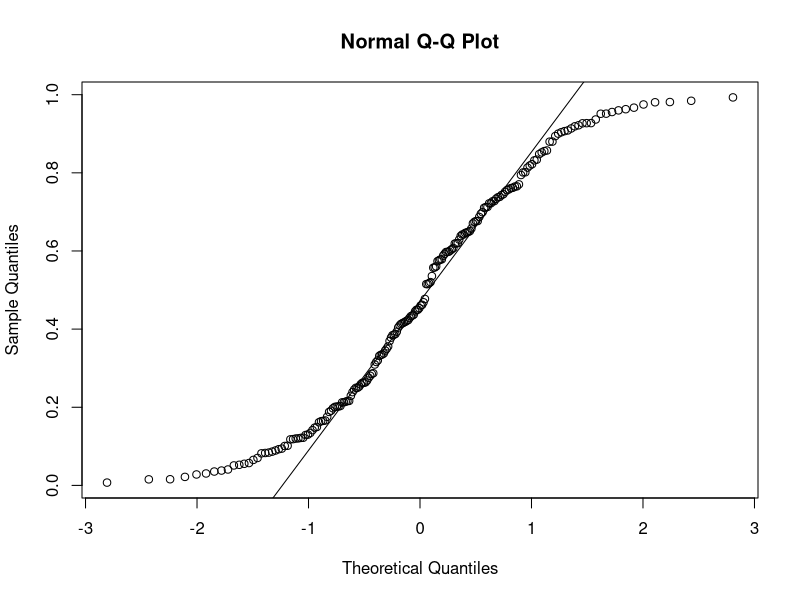
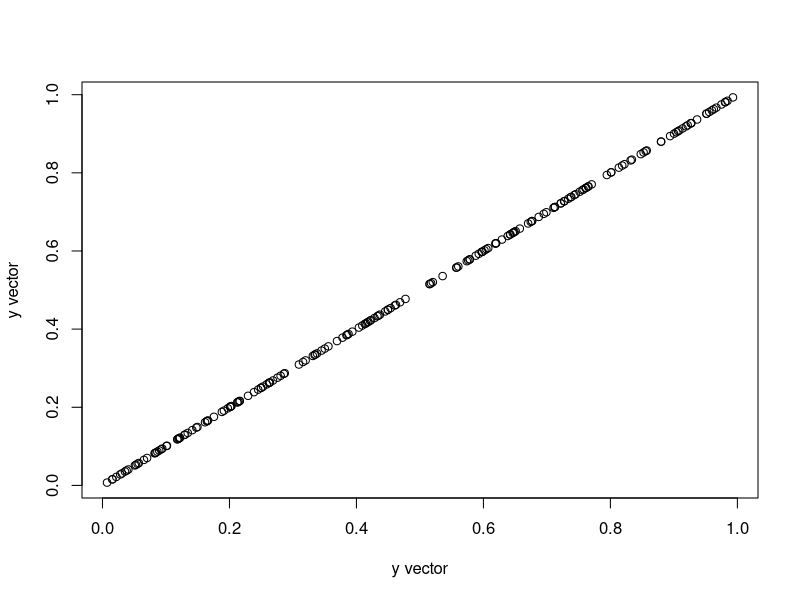
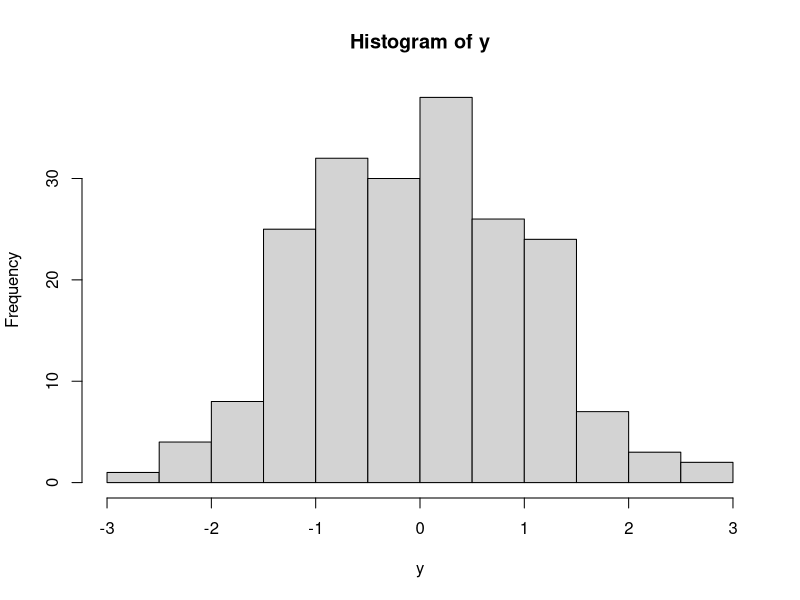
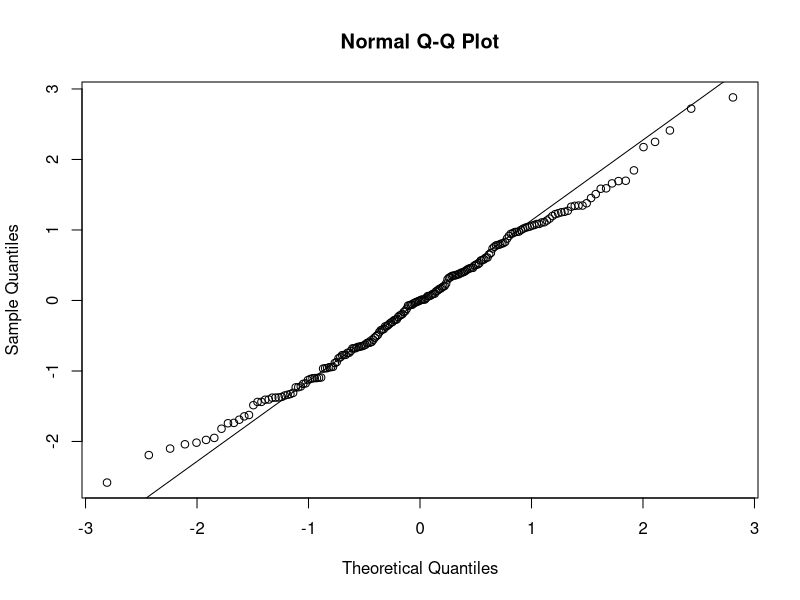
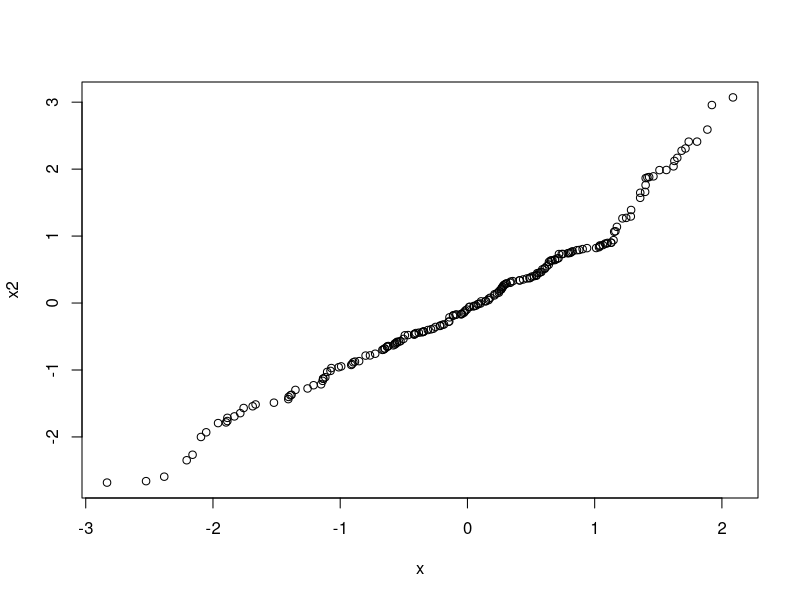
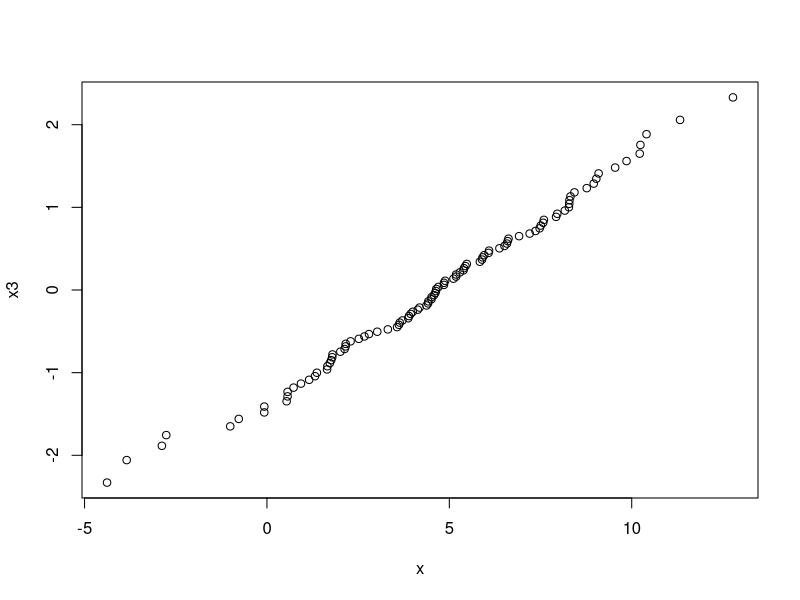
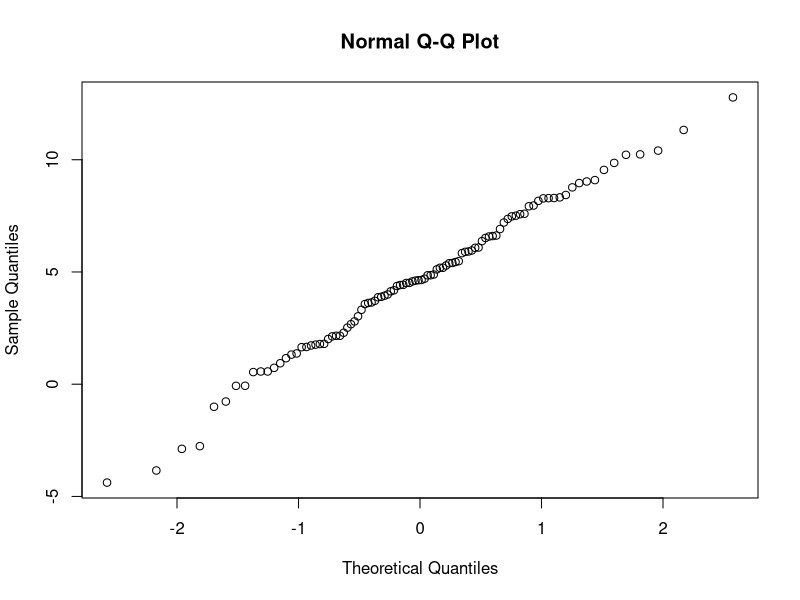
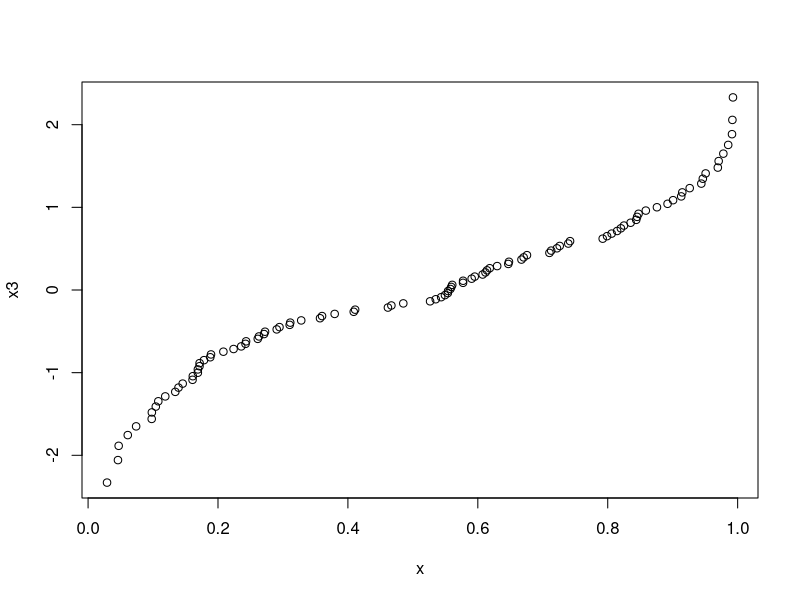

Write R code to recreate these figures, in order.
## ---- chunk 1
knitr::opts_chunk$set(echo = TRUE)
## ---- chunk 2
myorderstat<-function(a){6*pnorm(a)^5 *(1- pnorm(a)) + pnorm(a)^6}
myorderstat(1)


## ---- chunk 3
y=runif(200)
qqnorm(y, main = "Normal Q-Q Plot",
       xlab = "Theoretical Quantiles", ylab = "Sample Quantiles",
       plot.it = TRUE, datax = FALSE)

qqline(y,  distribution = qnorm)
qqplot(y, y, xlab = "y vector", ylab = "y vector")


## ---- chunk 4
y=rnorm(200)
hist(y)
qqnorm(y, main = "Normal Q-Q Plot",
       xlab = "Theoretical Quantiles", ylab = "Sample Quantiles",plot.it = TRUE, datax = FALSE)

qqline(y,  distribution = qnorm)






## ---- chunk 5
x=rnorm(200)
x2=rnorm(200)
qqplot(x,x2)



## ---- chunk 6
x<-sort(rnorm(100, mean=5, sd=3))

x2<-seq(1/101, 100/101, by=1/101)
x3<-qnorm(x2)
plot(x,x3)
qqnorm(x)
## ---- chunk 7
x=sort(runif(100))
x2=seq(1/101, 100/101, by=1/101)
x3=qnorm(x2)
plot(x,x3)
## ---- chunk 8
qqnorm(x); qqline(x)
## ---- chunk 9
x=sort(runif(100))
x2=seq(1/101, 100/101, by=1/101)
x3=qunif(x2)
plot(x,x3)
## ---- chunk 10
qqplot(x, x3); qqline(x, distribution = qunif)
## ---- chunk 11
set.seed(45)
mydata<-rbinom(40, 20, 0.5)
handmean<-sum(mydata)/length(mydata)
builtinmean<-mean(mydata)


handvariance<-sum((mydata-handmean)*(mydata - handmean))/(length(mydata)-1)
builtin<-sd(mydata)


emprule<-function(dvec, n){mean(dvec)+n*sd(dvec)*c(-1,1)}
emprule(mydata,2)

std1<-emprule(mydata,1)
instd1<-mydata[mydata>std1[1] & mydata<std1[2]]

length(instd1)/length(mydata)
mytable=table(mydata)
mytable
names(mytable)[mytable==max(mytable)]
